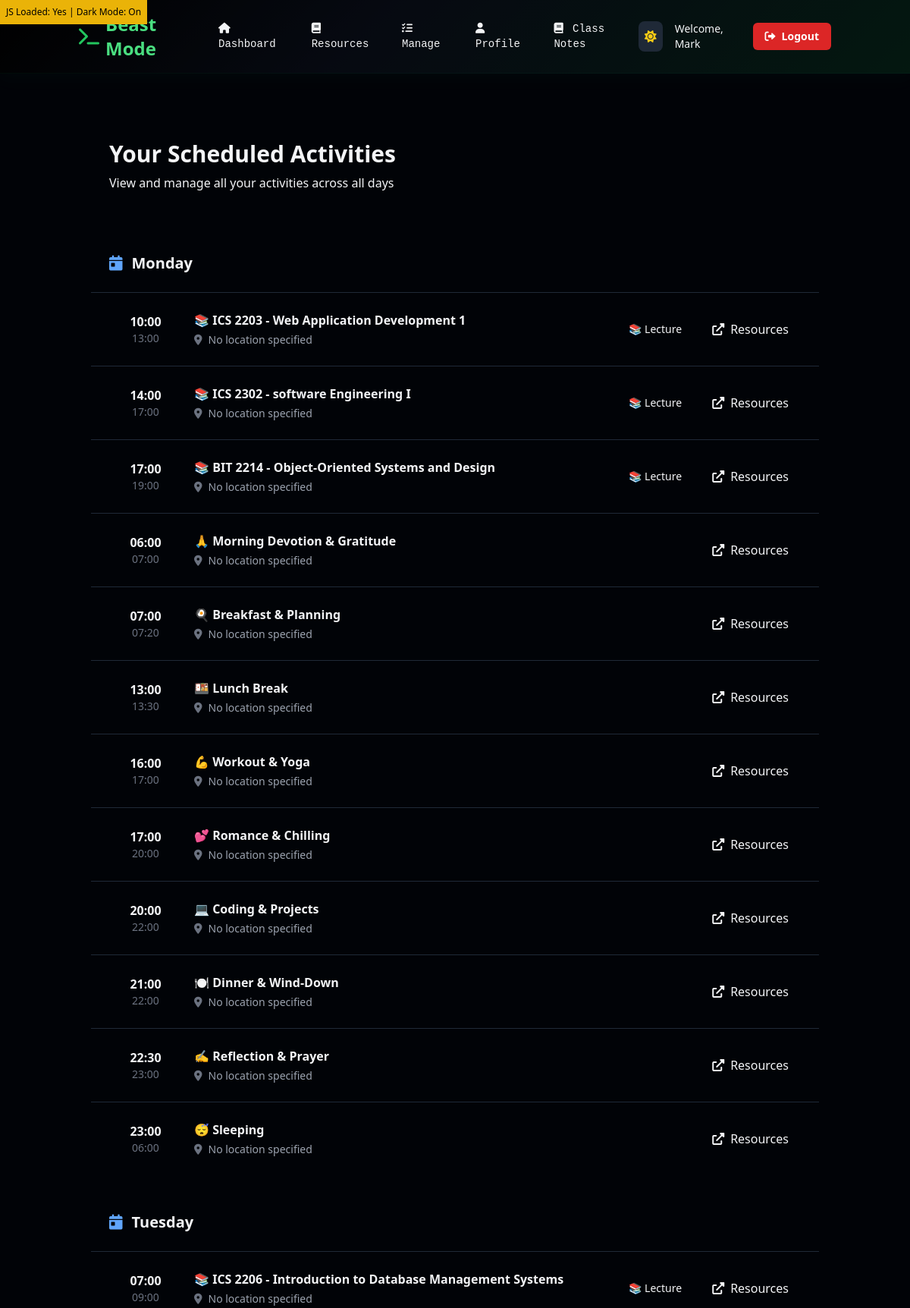
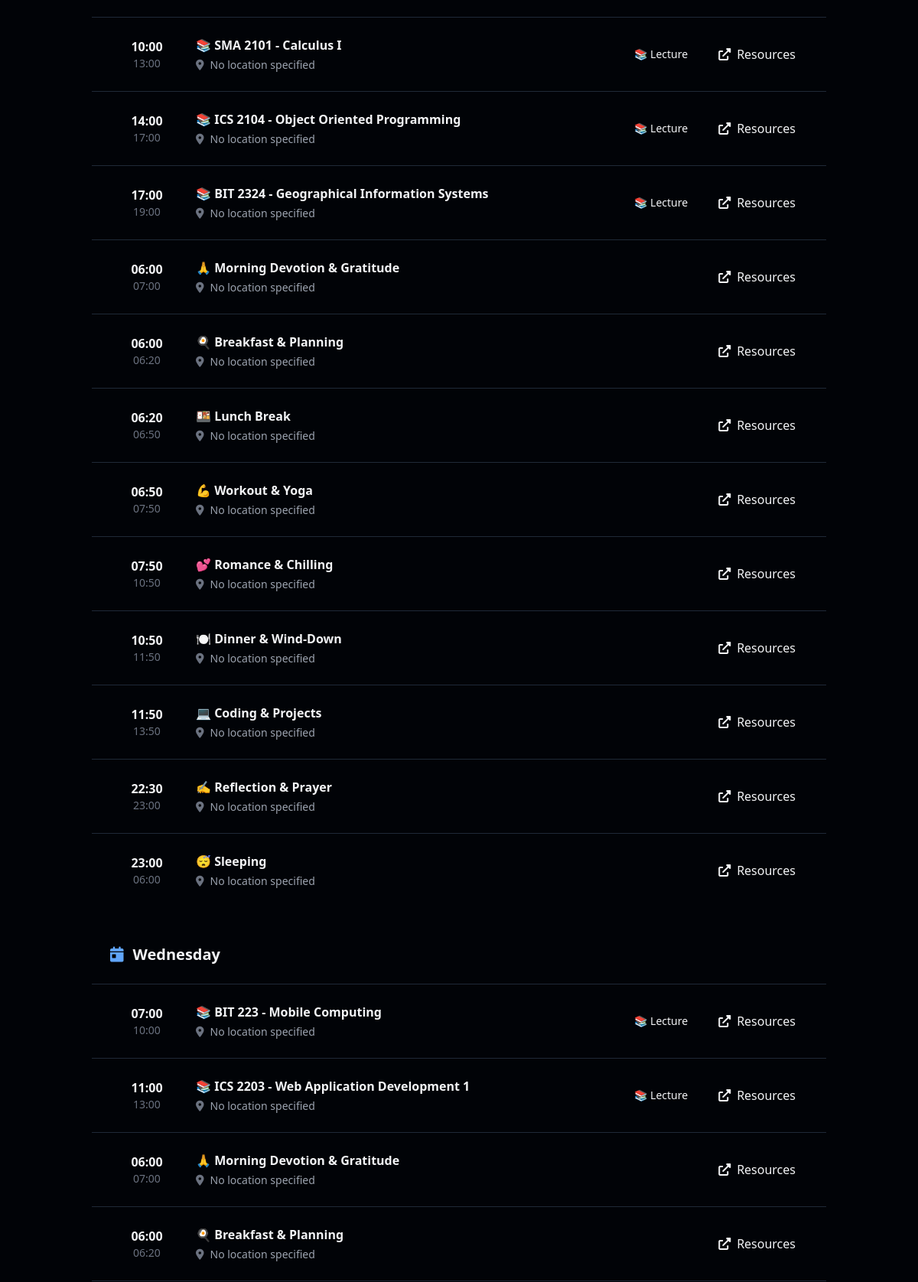
/activities/ (signed in, upper part), run on the app's committed database (2 pictures, top to bottom).
### core/models.py (models this page shows, shortened)
class UserTimetable(models.Model):
    DAY_CHOICES = [
        ('Monday', 'Monday'),
        ('Tuesday', 'Tuesday'),
        ('Wednesday', 'Wednesday'),
        ('Thursday', 'Thursday'),
        ('Friday', 'Friday'),
    ]
    id = models.UUIDField(primary_key=True, default=uuid.uuid4, editable=False)
    user = models.ForeignKey(User, on_delete=models.CASCADE, related_name='user_timetable')
    day = models.CharField(max_length=10, choices=DAY_CHOICES)
    start_time = models.TimeField()
    end_time = models.TimeField()
    unit_code = models.CharField(max_length=20)
    unit_name = models.CharField(max_length=200)
    venue = models.CharField(max_length=100, blank=True)
    activity_type = models.CharField(max_length=20, choices=Schedule.ACTIVITY_TYPES, default='lecture')
    is_active = models.BooleanField(default=True)
    created_at = models.DateTimeField(auto_now_add=True)
    updated_at = models.DateTimeField(auto_now=True)
    class Meta:
        db_table = 'user_timetable'
        ordering = ['day', 'start_time']
        unique_together = ['user', 'day', 'start_time', 'unit_code']
    @property
    def title(self):
        return f"📚 {self.unit_code} - {self.unit_name}"

class SmartActivity(models.Model):
    CATEGORY_CHOICES = [
        ('morning_routine', '🌅 Morning Routine'),
        ('fitness', '💪 Fitness'),
        ('meal', '🍽️ Meal'),
        ('academic', '📚 Academic'),
        ('personal', '🚀 Personal Development'),
        ('social', '❤️ Social'),
        ('reflection', '📊 Reflection'),
        ('rest', '😴 Rest'),
    ]
    PRIORITY_LEVELS = [
        (1, 'Fixed - Cannot Move'),
        (2, 'High Priority'),
        (3, 'Medium Priority'),
        (4, 'Flexible'),
    ]
    DAYS_OF_WEEK = [
        ('Monday', 'Monday'),
        ('Tuesday', 'Tuesday'),
        ('Wednesday', 'Wednesday'),
        ('Thursday', 'Thursday'),
        ('Friday', 'Friday'),
        ('Saturday', 'Saturday'),
        ('Sunday', 'Sunday'),
        ('daily', 'Daily'),
    ]
    id = models.UUIDField(primary_key=True, default=uuid.uuid4, editable=False)
    user = models.ForeignKey(User, on_delete=models.CASCADE, related_name='smart_activities')
    title = models.CharField(max_length=200)
    category = models.CharField(max_length=20, choices=CATEGORY_CHOICES)
    day = models.CharField(max_length=10, choices=DAYS_OF_WEEK, default='daily')
    start_time = models.TimeField()
    end_time = models.TimeField()
    duration_minutes = models.IntegerField(help_text="Activity duration in minutes")
    priority_level = models.IntegerField(choices=PRIORITY_LEVELS, default=3)
    is_flexible = models.BooleanField(default=True)
    shift_margin_minutes = models.IntegerField(default=30, help_text="How many minutes this activity can shift")
    min_duration_minutes = models.IntegerField(default=15, help_text="Minimum duration required")
    original_start_time = models.TimeField(null=True, blank=True)
    last_adjusted = models.DateTimeField(null=True, blank=True)
    adjustment_count = models.IntegerField(default=0)
    description = models.TextField(blank=True)
    is_active = models.BooleanField(default=True)
    created_at = models.DateTimeField(auto_now_add=True)
    updated_at = models.DateTimeField(auto_now=True)
    class Meta:
        db_table = 'smart_activities'
        ordering = ['day', 'start_time']

### core/views.py (the view, shortened to what this page needs)
# urls.py: path('activities/', views.manage_activities, name='manage_activities'),
@login_required
def manage_activities(request):
    personal_activities = Schedule.objects.filter(user=request.user).order_by('day', 'start_time')
    jkuat_activities = JKUATTimetable.objects.filter(user=request.user).order_by('day', 'start_time')
    user_timetable_activities = UserTimetable.objects.filter(user=request.user).order_by('day', 'start_time')
    smart_activities = SmartActivity.objects.filter(user=request.user).order_by('day', 'start_time')
    activities_by_day = {}
    days_order = ['Monday', 'Tuesday', 'Wednesday', 'Thursday', 'Friday', 'Saturday', 'Sunday']
    for day in days_order:
        activities_by_day[day] = []
    for activity in personal_activities:
        if activity.day not in activities_by_day:
            activities_by_day[activity.day] = []
        activities_by_day[activity.day].append(activity)
    for activity in jkuat_activities:
        if activity.day not in activities_by_day:
            activities_by_day[activity.day] = []
        activities_by_day[activity.day].append(activity)
    for activity in user_timetable_activities:
        if activity.day not in activities_by_day:
            activities_by_day[activity.day] = []
        activities_by_day[activity.day].append(activity)
    for activity in smart_activities:
        if activity.day not in activities_by_day:
            activities_by_day[activity.day] = []
        activities_by_day[activity.day].append(activity)
    context = {
        'activities_by_day': activities_by_day,
        'days_order': days_order,
    }
    return render(request, 'manage_activities.html', context)

### core/context_processors.py (called while the page is built)
def theme_context(request):
    return {
        'DEBUG': settings.DEBUG,
        'THEME_VERSION': '2.0.0',
        'APP_NAME': 'PlannerDeep AI',
    }

### core/templatetags/custom_filters.py (called while the page is built)
@register.filter
def get_item(dictionary, key):
    return dictionary.get(key)

### templates/manage_activities.html (shortened to what this page needs)
{% extends 'base.html' %}
{% load custom_filters %}
{% block content %}
<div class="container mx-auto px-4 py-8 relative z-10">
    <div class="glass-panel p-6 mb-8">
        <h1 class="text-3xl font-bold terminal-header mb-2">Your Scheduled Activities</h1>
        <p class="terminal-text">View and manage all your activities across all days</p>
    </div>
    <div class="space-y-6">
        {% for day in days_order %}
            {% if day in activities_by_day %}
            <div class="glass-panel">
                <div class="p-6 border-b border-gray-800">
                    <h2 class="text-xl font-semibold terminal-header flex items-center">
                        <i class="fas fa-calendar-day mr-3 text-blue-400"></i>
                        {{ day }}
                    </h2>
                </div>
                <div class="divide-y divide-gray-800">
                    {% with day_activities=activities_by_day|get_item:day %}
                    {% for activity in day_activities %}
                    <div class="p-6 hover:bg-black/30 transition-colors">
                        <div class="flex justify-between items-center">
                            <div class="flex items-center space-x-4 flex-1">
                                <div class="w-24 text-center">
                                    <span class="font-bold terminal-text">{{ activity.start_time|time:"H:i" }}</span>
                                    <span class="block text-sm text-gray-500">{{ activity.end_time|time:"H:i" }}</span>
                                </div>
                                <div class="flex-1">
                                    <p class="font-semibold terminal-text">{{ activity.title }}</p>
                                    <p class="text-sm text-gray-400 mt-1 flex items-center">
                                        <i class="fas fa-map-marker-alt mr-2 text-gray-500"></i>
                                        {{ activity.location|default:"No location specified" }}
                                    </p>
                                </div>
                            </div>
                            <div class="flex items-center space-x-3">
                                <span class="inline-block px-3 py-1 rounded-full text-sm font-medium badge-{{ activity.activity_type }}">
                                    {{ activity.get_activity_type_display }}
                                </span>
                                <button onclick='openActivityResources("{{ activity.activity_type }}", "{{ activity.title }}")'
                                        class="btn-neon font-medium py-2 px-4 rounded-lg transition-colors duration-200 flex items-center">
                                    <i class="fas fa-external-link-alt mr-2"></i>
                                    Resources
                                </button>
                            </div>
                        </div>
                    </div>
                    {% endfor %}
                    {% endwith %}
                </div>
            </div>
            {% endif %}
        {% empty %}
        <div class="glass-panel text-center py-12">
            <i class="fas fa-calendar-plus text-6xl text-gray-500 mb-4"></i>
            <h3 class="text-xl font-semibold text-gray-400 mb-2">No activities scheduled yet</h3>
            <p class="text-gray-500">Start by adding some activities to your schedule!</p>
        </div>
        {% endfor %}
    </div>
</div>
{% endblock %}

### templates/base.html (shortened to what this page needs)
<!DOCTYPE html>
<html lang="en" class="{% if request.session.dark_mode %}dark{% endif %}">
<head>
    <script src="https://cdn.tailwindcss.com"></script>
    <link href="https://cdnjs.cloudflare.com/ajax/libs/font-awesome/6.0.0/css/all.min.css" rel="stylesheet">
</head>
<body class="bg-gray-50 dark:bg-gray-950 text-gray-900 dark:text-gray-100 theme-transition min-h-screen flex flex-col">
    <div id="debug-info" class="fixed top-0 left-0 bg-yellow-500 text-black p-2 text-xs z-50">
        JS Loaded: <span id="js-status">Checking...</span> |
        Dark Mode: <span id="dark-status">{% if request.session.dark_mode %}On{% else %}Off{% endif %}</span>
    </div>
    <nav class="gradient-bar text-gray-200 dark:text-gray-100 shadow-lg theme-transition">
        <div class="container mx-auto px-4">
            <div class="flex justify-between items-center py-4">
                <div class="flex items-center space-x-4">
                    <h1 class="text-2xl font-bold text-green-400 flex items-center">
                        <i class="fas fa-terminal mr-2 text-green-500"></i> Beast Mode
                    </h1>
                    <div class="hidden md:flex space-x-6 text-sm font-mono">
                        <a href="{% url 'dashboard' %}"
                           class="nav-link {% if request.path == '/' %}active{% endif %}">
                           <i class="fas fa-home mr-1"></i> Dashboard
                        </a>
                        <a href="{% url 'activities_resources' %}"
                           class="nav-link {% if 'resources' in request.path %}active{% endif %}">
                           <i class="fas fa-book mr-1"></i> Resources
                        </a>
                        <a href="{% url 'manage_activities' %}"
                           class="nav-link {% if 'manage' in request.path %}active{% endif %}">
                           <i class="fas fa-tasks mr-1"></i> Manage
                        </a>
                        <a href="{% url 'profile' %}"
                           class="nav-link {% if 'profile' in request.path %}active{% endif %}">
                           <i class="fas fa-user mr-1"></i> Profile
                        </a>
                        <a href="{% url 'class_notes' %}"
                           class="nav-link {% if 'class-notes' in request.path %}active{% endif %}">
                           <i class="fas fa-book mr-1"></i> Class Notes
                        </a>
                    </div>
                </div>
                <div class="flex items-center space-x-4">
                    <button onclick="toggleDarkMode()" class="p-2 rounded-lg bg-gray-100 dark:bg-gray-800 hover:bg-gray-200 dark:hover:bg-gray-700 theme-transition">
                        <i id="theme-icon" class="fas fa-moon text-gray-700 dark:text-gray-300"></i>
                    </button>
                    <div class="flex items-center space-x-3">
                        <span class="text-sm hidden sm:block">Welcome, {{ user.username }}</span>
                        {% if user.is_authenticated %}
                        <a href="{% url 'logout' %}"
                           class="bg-red-600 hover:bg-red-700 text-white px-4 py-2 rounded-md flex items-center text-sm font-semibold transition-all">
                            <i class="fas fa-sign-out-alt mr-2"></i> Logout
                        </a>
                        {% endif %}
                    </div>
                </div>
            </div>
        </div>
    </nav>
    <main class="flex-grow container mx-auto px-4 py-8">
        {% block content %}{% endblock %}
    </main>
</body>
</html>

### templates/base.html (style rules this page uses)
.theme-transition { transition: all 0.3s ease-in-out; }
nav.gradient-bar { background: linear-gradient(135deg, #0a0a0a 0%, #111827 40%, #0f172a 100%); }
.dark nav.gradient-bar { background: linear-gradient(135deg, #000000 0%, #0f172a 40%, #0a3b29 100%); border-bottom: 1px solid rgba(16,185,129,0.15); box-shadow: 0 4px 20px rgba(16,185,129,0.08); }
.nav-link { transition: all 0.25s ease-in-out; }

### templates/manage_activities.html (style rules this page uses)
body { background: url('https://c4.wallpaperflare.com/wallpaper/279/803/660/digital-art-cgi-render-simple-background-wallpaper-preview.jpg') no-repeat center center fixed; background-size: cover; position: relative; }
body::before { content: ''; position: fixed; top: 0; left: 0; width: 100%; height: 100%; background: rgba(0, 0, 0, 0.6); z-index: 1; }
.container { position: relative; z-index: 2; }

### data on the page
UserTimetable: start_time "10:00", end_time "13:00", title "📚 ICS 2203 - Web Application Development 1", location "No location specified", activity_type "📚 Lecture"
UserTimetable: start_time "14:00", end_time "17:00", title "📚 ICS 2302 - software Engineering I", location "No location specified", activity_type "📚 Lecture"
UserTimetable: start_time "17:00", end_time "19:00", title "📚 BIT 2214 - Object-Oriented Systems and Design", location "No location specified", activity_type "📚 Lecture"
SmartActivity: start_time "06:00", end_time "07:00", title "🙏 Morning Devotion & Gratitude", location "No location specified"
SmartActivity: start_time "07:00", end_time "07:20", title "🍳 Breakfast & Planning", location "No location specified"
SmartActivity: start_time "13:00", end_time "13:30", title "🍱 Lunch Break", location "No location specified"
SmartActivity: start_time "16:00", end_time "17:00", title "💪 Workout & Yoga", location "No location specified"
SmartActivity: start_time "17:00", end_time "20:00", title "💕 Romance & Chilling", location "No location specified"
SmartActivity: start_time "20:00", end_time "22:00", title "💻 Coding & Projects", location "No location specified"
SmartActivity: start_time "21:00", end_time "22:00", title "🍽️ Dinner & Wind-Down", location "No location specified"
SmartActivity: start_time "22:30", end_time "23:00", title "✍️ Reflection & Prayer", location "No location specified"
SmartActivity: start_time "23:00", end_time "06:00", title "😴 Sleeping", location "No location specified"
UserTimetable: start_time "07:00", end_time "09:00", title "📚 ICS 2206 - Introduction to Database Management Systems", location "No location specified", activity_type "📚 Lecture"
UserTimetable: start_time "10:00", end_time "13:00", title "📚 SMA 2101 - Calculus I", location "No location specified", activity_type "📚 Lecture"
UserTimetable: start_time "14:00", end_time "17:00", title "📚 ICS 2104 - Object Oriented Programming", location "No location specified", activity_type "📚 Lecture"
UserTimetable: start_time "17:00", end_time "19:00", title "📚 BIT 2324 - Geographical Information Systems", location "No location specified", activity_type "📚 Lecture"
SmartActivity: start_time "06:00", end_time "07:00", title "🙏 Morning Devotion & Gratitude", location "No location specified"
SmartActivity: start_time "06:00", end_time "06:20", title "🍳 Breakfast & Planning", location "No location specified"
SmartActivity: start_time "06:20", end_time "06:50", title "🍱 Lunch Break", location "No location specified"
SmartActivity: start_time "06:50", end_time "07:50", title "💪 Workout & Yoga", location "No location specified"
SmartActivity: start_time "07:50", end_time "10:50", title "💕 Romance & Chilling", location "No location specified"
SmartActivity: start_time "10:50", end_time "11:50", title "🍽️ Dinner & Wind-Down", location "No location specified"
SmartActivity: start_time "11:50", end_time "13:50", title "💻 Coding & Projects", location "No location specified"
SmartActivity: start_time "22:30", end_time "23:00", title "✍️ Reflection & Prayer", location "No location specified"
SmartActivity: start_time "23:00", end_time "06:00", title "😴 Sleeping", location "No location specified"
UserTimetable: start_time "07:00", end_time "10:00", title "📚 BIT 223 - Mobile Computing", location "No location specified", activity_type "📚 Lecture"
UserTimetable: start_time "11:00", end_time "13:00", title "📚 ICS 2203 - Web Application Development 1", location "No location specified", activity_type "📚 Lecture"
SmartActivity: start_time "06:00", end_time "07:00", title "🙏 Morning Devotion & Gratitude", location "No location specified"
SmartActivity: start_time "06:00", end_time "06:20", title "🍳 Breakfast & Planning", location "No location specified"

### other printed values
{{ user.username }} "Mark"
{{ day }} "Monday" "Tuesday" "Wednesday"
